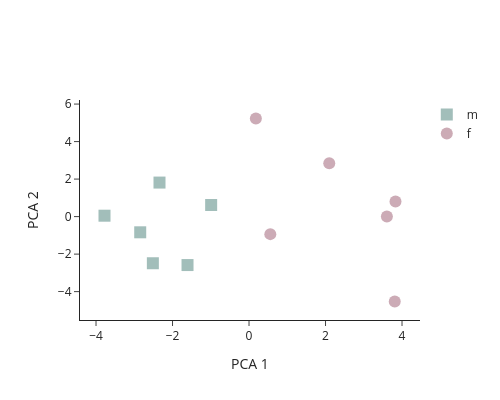

Notebook cell for this chart:
### Markdown cell above
Can we trace the bias in our model back to its internal activations? As we saw in Lecture 4, **probes** can help us decode information that the model's intermediate layers might represent. Here, we'll use PCA to visualize the activations at an intermediate layer of the model. Please revisit Lecture 4 if you'd like a refresher on visualizing activations with PCA.

### Code cell
import torch
from sklearn.decomposition import PCA
import plotly.graph_objects as go

# copy-pasted dataset from previous exercise
professions_m = ["doctor", "coder", "boss", "pilot", "lawyer", "agent"]
professions_f = ["nurse", "homemaker", "secretary", "flight attendant", "paralegal", "nanny"]

prompts_m = [f"The {profession} said that" for profession in professions_m]
prompts_f = [f"The {profession} said that" for profession in professions_f]

LAYER = 5
n = len(professions_m)

# collect activations over the last profession token (before "said that")
with torch.no_grad():
    with model.trace(prompts_m):
        activations_m = model.model.layers[LAYER].output[:, -3, :].save() # (n, hidden dim)
    
    with model.trace(prompts_f):
        activations_f = model.model.layers[LAYER].output[:, -3, :].save() # (n, hidden dim)

# reduce to 2-dim with PCA
pca = PCA(n_components=2)
all_activations = torch.cat([activations_m, activations_f]).cpu().float().numpy() # (2n, hidden_dim)
low_dim_activations = pca.fit_transform(all_activations) # (2n, 2)

# plot 
fig = go.Figure()

fig.add_trace(go.Scatter(
  x=low_dim_activations[:n, 0],
  y=low_dim_activations[:n, 1],
  mode='markers',
  marker=dict(symbol='square', color="rgba(23, 94, 84, 0.4)", size=12),
  name='m',
  hovertext=professions_m,
))

fig.add_trace(go.Scatter(
  x=low_dim_activations[n:, 0],
  y=low_dim_activations[n:, 1],
  mode='markers',
  marker=dict(symbol='circle', color="rgba(127, 45, 72, 0.4)", size=12),
  name='f',
  hovertext=professions_f,
))

fig.update_layout(
  template='simple_white',
  width=500,
  height=400,
  xaxis_title='PCA 1',
  yaxis_title='PCA 2',
)

fig.show()

### Figure 1 — Plotly figure (JSON) as saved in the notebook; plotly's stock layout.template omitted (floating-point values rounded to 4 significant figures)
{"data": [{"hovertext": ["doctor", "coder", "boss", "pilot", "lawyer", "agent"], "marker": {"color": "rgba(23, 94, 84, 0.4)", "size": 12, "symbol": "square"}, "mode": "markers", "name": "m", "type": "scatter", "x": [-2.341, -1.608, -2.514, -3.779, -0.9903, -2.845], "y": [1.814, -2.583, -2.488, 0.04795, 0.6188, -0.8373]}, {"hovertext": ["nurse", "homemaker", "secretary", "flight attendant", "paralegal", "nanny"], "marker": {"color": "rgba(127, 45, 72, 0.4)", "size": 12, "symbol": "circle"}, "mode": "markers", "name": "f", "type": "scatter", "x": [0.1788, 3.81, 0.5564, 2.098, 3.83, 3.604], "y": [5.23, -4.527, -0.9349, 2.846, 0.8041, 0.008509]}], "layout": {"height": 400, "width": 500, "xaxis": {"title": {"text": "PCA 1"}}, "yaxis": {"title": {"text": "PCA 2"}}}}
